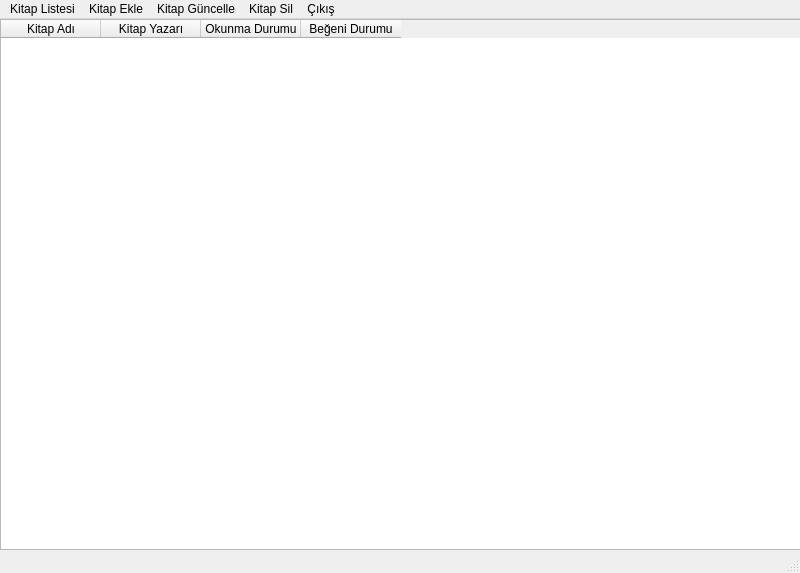
<?xml version="1.0" encoding="UTF-8"?>
<ui version="4.0">
 <class>AnaEkran</class>
 <widget class="QMainWindow" name="AnaEkran">
  <property name="geometry">
   <rect>
    <x>0</x>
    <y>0</y>
    <width>800</width>
    <height>573</height>
   </rect>
  </property>
  <property name="windowTitle">
   <string>MainWindow</string>
  </property>
  <widget class="QWidget" name="AnaForm">
   <widget class="QTableWidget" name="tableWidget">
    <property name="geometry">
     <rect>
      <x>0</x>
      <y>0</y>
      <width>801</width>
      <height>531</height>
     </rect>
    </property>
    <column>
     <property name="text">
      <string>Kitap Adı</string>
     </property>
    </column>
    <column>
     <property name="text">
      <string>Kitap Yazarı</string>
     </property>
    </column>
    <column>
     <property name="text">
      <string>Okunma Durumu</string>
     </property>
    </column>
    <column>
     <property name="text">
      <string>Beğeni Durumu</string>
     </property>
    </column>
   </widget>
  </widget>
  <widget class="QMenuBar" name="menubar">
   <property name="geometry">
    <rect>
     <x>0</x>
     <y>0</y>
     <width>800</width>
     <height>21</height>
    </rect>
   </property>
   <widget class="QMenu" name="menuKitap_Listesi">
    <property name="title">
     <string>Kitap Listesi</string>
    </property>
    <addaction name="actionKitap_Listesi"/>
   </widget>
   <widget class="QMenu" name="menuKitap_Ekle">
    <property name="title">
     <string>Kitap Ekle</string>
    </property>
    <addaction name="actionKitap_Ekle"/>
   </widget>
   <widget class="QMenu" name="menuKitap_Guncelle">
    <property name="title">
     <string>Kitap Güncelle</string>
    </property>
    <addaction name="actionKitap_G_ncelle"/>
   </widget>
   <widget class="QMenu" name="menuKitap_Sil">
    <property name="title">
     <string>Kitap Sil</string>
    </property>
    <addaction name="actionKitap_Sil"/>
   </widget>
   <widget class="QMenu" name="menu_cikis">
    <property name="title">
     <string>Çıkış</string>
    </property>
    <addaction name="action_k"/>
   </widget>
   <addaction name="menuKitap_Listesi"/>
   <addaction name="menuKitap_Ekle"/>
   <addaction name="menuKitap_Guncelle"/>
   <addaction name="menuKitap_Sil"/>
   <addaction name="menu_cikis"/>
  </widget>
  <widget class="QStatusBar" name="statusbar"/>
  <action name="actionKitap_Ekle">
   <property name="text">
    <string>Kitap Ekle</string>
   </property>
  </action>
  <action name="actionKitap_Listesi">
   <property name="text">
    <string>Kitap Listesi</string>
   </property>
  </action>
  <action name="actionKitap_G_ncelle">
   <property name="text">
    <string>Kitap Güncelle</string>
   </property>
  </action>
  <action name="actionKitap_Sil">
   <property name="text">
    <string>Kitap Sil</string>
   </property>
  </action>
  <action name="action_k">
   <property name="text">
    <string>Çıkış</string>
   </property>
  </action>
 </widget>
 <resources/>
 <connections/>
</ui>
